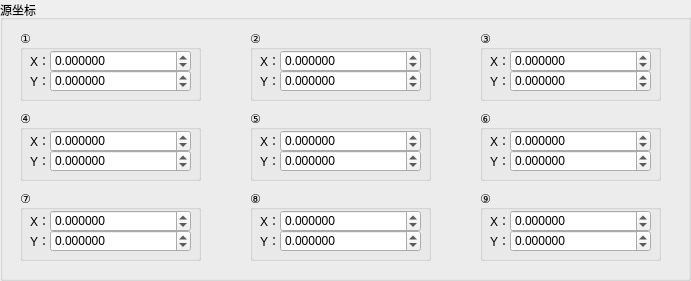
   <widget class="QGroupBox" name="groupBox">
    <property name="geometry">
     <rect>
      <x>20</x>
      <y>30</y>
      <width>691</width>
      <height>281</height>
     </rect>
    </property>
    <property name="title">
     <string>源坐标</string>
    </property>
    <widget class="QGroupBox" name="groupBox_2">
     <property name="geometry">
      <rect>
       <x>20</x>
       <y>30</y>
       <width>181</width>
       <height>71</height>
      </rect>
     </property>
     <property name="title">
      <string>①</string>
     </property>
     <widget class="QDoubleSpinBox" name="dSpinBox_src_1_y">
      <property name="geometry">
       <rect>
        <x>30</x>
        <y>40</y>
        <width>141</width>
        <height>22</height>
       </rect>
      </property>
      <property name="decimals">
       <number>6</number>
      </property>
      <property name="minimum">
       <double>-10000.000000000000000</double>
      </property>
      <property name="maximum">
       <double>10000.000000000000000</double>
      </property>
      <property name="singleStep">
       <double>0.000001000000000</double>
      </property>
     </widget>
     <widget class="QDoubleSpinBox" name="dSpinBox_src_1_x">
      <property name="geometry">
       <rect>
        <x>30</x>
        <y>20</y>
        <width>141</width>
        <height>22</height>
       </rect>
      </property>
      <property name="decimals">
       <number>6</number>
      </property>
      <property name="minimum">
       <double>-10000.000000000000000</double>
      </property>
      <property name="maximum">
       <double>10000.000000000000000</double>
      </property>
      <property name="singleStep">
       <double>0.000001000000000</double>
      </property>
     </widget>
     <widget class="QLabel" name="label">
      <property name="geometry">
       <rect>
        <x>10</x>
        <y>20</y>
        <width>21</width>
        <height>21</height>
       </rect>
      </property>
      <property name="text">
       <string>X：</string>
      </property>
     </widget>
     <widget class="QLabel" name="label_2">
      <property name="geometry">
       <rect>
        <x>10</x>
        <y>40</y>
        <width>21</width>
        <height>21</height>
       </rect>
      </property>
      <property name="text">
       <string>Y：</string>
      </property>
     </widget>
    </widget>
    <widget class="QGroupBox" name="groupBox_4">
     <property name="geometry">
      <rect>
       <x>480</x>
       <y>30</y>
       <width>181</width>
       <height>71</height>
      </rect>
     </property>
     <property name="title">
      <string>③</string>
     </property>
     <widget class="QDoubleSpinBox" name="dSpinBox_src_3_y">
      <property name="geometry">
       <rect>
        <x>30</x>
        <y>40</y>
        <width>141</width>
        <height>22</height>
       </rect>
      </property>
      <property name="decimals">
       <number>6</number>
      </property>
      <property name="minimum">
       <double>-10000.000000000000000</double>
      </property>
      <property name="maximum">
       <double>10000.000000000000000</double>
      </property>
      <property name="singleStep">
       <double>0.000001000000000</double>
      </property>
     </widget>
     <widget class="QDoubleSpinBox" name="dSpinBox_src_3_x">
      <property name="geometry">
       <rect>
        <x>30</x>
        <y>20</y>
        <width>141</width>
        <height>22</height>
       </rect>
      </property>
      <property name="decimals">
       <number>6</number>
      </property>
      <property name="minimum">
       <double>-10000.000000000000000</double>
      </property>
      <property name="maximum">
       <double>10000.000000000000000</double>
      </property>
      <property name="singleStep">
       <double>0.000001000000000</double>
      </property>
     </widget>
     <widget class="QLabel" name="label_5">
      <property name="geometry">
       <rect>
        <x>10</x>
        <y>20</y>
        <width>21</width>
        <height>21</height>
       </rect>
      </property>
      <property name="text">
       <string>X：</string>
      </property>
     </widget>
     <widget class="QLabel" name="label_6">
      <property name="geometry">
       <rect>
        <x>10</x>
        <y>40</y>
        <width>21</width>
        <height>21</height>
       </rect>
      </property>
      <property name="text">
       <string>Y：</string>
      </property>
     </widget>
    </widget>
    <widget class="QGroupBox" name="groupBox_3">
     <property name="geometry">
      <rect>
       <x>250</x>
       <y>30</y>
       <width>181</width>
       <height>71</height>
      </rect>
     </property>
     <property name="title">
      <string>②</string>
     </property>
     <widget class="QDoubleSpinBox" name="dSpinBox_src_2_y">
      <property name="geometry">
       <rect>
        <x>30</x>
        <y>40</y>
        <width>141</width>
        <height>22</height>
       </rect>
      </property>
      <property name="decimals">
       <number>6</number>
      </property>
      <property name="minimum">
       <double>-10000.000000000000000</double>
      </property>
      <property name="maximum">
       <double>10000.000000000000000</double>
      </property>
      <property name="singleStep">
       <double>0.000001000000000</double>
      </property>
     </widget>
     <widget class="QDoubleSpinBox" name="dSpinBox_src_2_x">
      <property name="geometry">
       <rect>
        <x>30</x>
        <y>20</y>
        <width>141</width>
        <height>22</height>
       </rect>
      </property>
      <property name="decimals">
       <number>6</number>
      </property>
      <property name="minimum">
       <double>-10000.000000000000000</double>
      </property>
      <property name="maximum">
       <double>10000.000000000000000</double>
      </property>
      <property name="singleStep">
       <double>0.000001000000000</double>
      </property>
     </widget>
     <widget class="QLabel" name="label_3">
      <property name="geometry">
       <rect>
        <x>10</x>
        <y>20</y>
        <width>21</width>
        <height>21</height>
       </rect>
      </property>
      <property name="text">
       <string>X：</string>
      </property>
     </widget>
     <widget class="QLabel" name="label_4">
      <property name="geometry">
       <rect>
        <x>10</x>
        <y>40</y>
        <width>21</width>
        <height>21</height>
       </rect>
      </property>
      <property name="text">
       <string>Y：</string>
      </property>
     </widget>
    </widget>
    <widget class="QGroupBox" name="groupBox_5">
     <property name="geometry">
      <rect>
       <x>480</x>
       <y>110</y>
       <width>181</width>
       <height>71</height>
      </rect>
     </property>
     <property name="title">
      <string>⑥</string>
     </property>
     <widget class="QDoubleSpinBox" name="dSpinBox_src_6_y">
      <property name="geometry">
       <rect>
        <x>30</x>
        <y>40</y>
        <width>141</width>
        <height>22</height>
       </rect>
      </property>
      <property name="decimals">
       <number>6</number>
      </property>
      <property name="minimum">
       <double>-10000.000000000000000</double>
      </property>
      <property name="maximum">
       <double>10000.000000000000000</double>
      </property>
      <property name="singleStep">
       <double>0.000001000000000</double>
      </property>
     </widget>
     <widget class="QDoubleSpinBox" name="dSpinBox_src_6_x">
      <property name="geometry">
       <rect>
        <x>30</x>
        <y>20</y>
        <width>141</width>
        <height>22</height>
       </rect>
      </property>
      <property name="decimals">
       <number>6</number>
      </property>
      <property name="minimum">
       <double>-10000.000000000000000</double>
      </property>
      <property name="maximum">
       <double>10000.000000000000000</double>
      </property>
      <property name="singleStep">
       <double>0.000001000000000</double>
      </property>
     </widget>
     <widget class="QLabel" name="label_7">
      <property name="geometry">
       <rect>
        <x>10</x>
        <y>20</y>
        <width>21</width>
        <height>21</height>
       </rect>
      </property>
      <property name="text">
       <string>X：</string>
      </property>
     </widget>
     <widget class="QLabel" name="label_8">
      <property name="geometry">
       <rect>
        <x>10</x>
        <y>40</y>
        <width>21</width>
        <height>21</height>
       </rect>
      </property>
      <property name="text">
       <string>Y：</string>
      </property>
     </widget>
    </widget>
    <widget class="QGroupBox" name="groupBox_6">
     <property name="geometry">
      <rect>
       <x>20</x>
       <y>110</y>
       <width>181</width>
       <height>71</height>
      </rect>
     </property>
     <property name="title">
      <string>④</string>
     </property>
     <widget class="QDoubleSpinBox" name="dSpinBox_src_4_y">
      <property name="geometry">
       <rect>
        <x>30</x>
        <y>40</y>
        <width>141</width>
        <height>22</height>
       </rect>
      </property>
      <property name="decimals">
       <number>6</number>
      </property>
      <property name="minimum">
       <double>-10000.000000000000000</double>
      </property>
      <property name="maximum">
       <double>10000.000000000000000</double>
      </property>
      <property name="singleStep">
       <double>0.000001000000000</double>
      </property>
     </widget>
     <widget class="QDoubleSpinBox" name="dSpinBox_src_4_x">
      <property name="geometry">
       <rect>
        <x>30</x>
        <y>20</y>
        <width>141</width>
        <height>22</height>
       </rect>
      </property>
      <property name="decimals">
       <number>6</number>
      </property>
      <property name="minimum">
       <double>-10000.000000000000000</double>
      </property>
      <property name="maximum">
       <double>10000.000000000000000</double>
      </property>
      <property name="singleStep">
       <double>0.000001000000000</double>
      </property>
     </widget>
     <widget class="QLabel" name="label_9">
      <property name="geometry">
       <rect>
        <x>10</x>
        <y>20</y>
        <width>21</width>
        <height>21</height>
       </rect>
      </property>
      <property name="text">
       <string>X：</string>
      </property>
     </widget>
     <widget class="QLabel" name="label_10">
      <property name="geometry">
       <rect>
        <x>10</x>
        <y>40</y>
        <width>21</width>
        <height>21</height>
       </rect>
      </property>
      <property name="text">
       <string>Y：</string>
      </property>
     </widget>
    </widget>
    <widget class="QGroupBox" name="groupBox_7">
     <property name="geometry">
      <rect>
       <x>250</x>
       <y>110</y>
       <width>181</width>
       <height>71</height>
      </rect>
     </property>
     <property name="title">
      <string>⑤</string>
     </property>
     <widget class="QDoubleSpinBox" name="dSpinBox_src_5_y">
      <property name="geometry">
       <rect>
        <x>30</x>
        <y>40</y>
        <width>141</width>
        <height>22</height>
       </rect>
      </property>
      <property name="decimals">
       <number>6</number>
      </property>
      <property name="minimum">
       <double>-10000.000000000000000</double>
      </property>
      <property name="maximum">
       <double>10000.000000000000000</double>
      </property>
      <property name="singleStep">
       <double>0.000001000000000</double>
      </property>
     </widget>
     <widget class="QDoubleSpinBox" name="dSpinBox_src_5_x">
      <property name="geometry">
       <rect>
        <x>30</x>
        <y>20</y>
        <width>141</width>
        <height>22</height>
       </rect>
      </property>
      <property name="decimals">
       <number>6</number>
      </property>
      <property name="minimum">
       <double>-10000.000000000000000</double>
      </property>
      <property name="maximum">
       <double>10000.000000000000000</double>
      </property>
      <property name="singleStep">
       <double>0.000001000000000</double>
      </property>
     </widget>
     <widget class="QLabel" name="label_11">
      <property name="geometry">
       <rect>
        <x>10</x>
        <y>20</y>
        <width>21</width>
        <height>21</height>
       </rect>
      </property>
      <property name="text">
       <string>X：</string>
      </property>
     </widget>
     <widget class="QLabel" name="label_12">
      <property name="geometry">
       <rect>
        <x>10</x>
        <y>40</y>
        <width>21</width>
        <height>21</height>
       </rect>
      </property>
      <property name="text">
       <string>Y：</string>
      </property>
     </widget>
    </widget>
    <widget class="QGroupBox" name="groupBox_8">
     <property name="geometry">
      <rect>
       <x>480</x>
       <y>190</y>
       <width>181</width>
       <height>71</height>
      </rect>
     </property>
     <property name="title">
      <string>⑨</string>
     </property>
     <widget class="QDoubleSpinBox" name="dSpinBox_src_9_y">
      <property name="geometry">
       <rect>
        <x>30</x>
        <y>40</y>
        <width>141</width>
        <height>22</height>
       </rect>
      </property>
      <property name="decimals">
       <number>6</number>
      </property>
      <property name="minimum">
       <double>-10000.000000000000000</double>
      </property>
      <property name="maximum">
       <double>10000.000000000000000</double>
      </property>
      <property name="singleStep">
       <double>0.000001000000000</double>
      </property>
     </widget>
     <widget class="QDoubleSpinBox" name="dSpinBox_src_9_x">
      <property name="geometry">
       <rect>
        <x>30</x>
        <y>20</y>
        <width>141</width>
        <height>22</height>
       </rect>
      </property>
      <property name="decimals">
       <number>6</number>
      </property>
      <property name="minimum">
       <double>-10000.000000000000000</double>
      </property>
      <property name="maximum">
       <double>10000.000000000000000</double>
      </property>
      <property name="singleStep">
       <double>0.000001000000000</double>
      </property>
     </widget>
     <widget class="QLabel" name="label_13">
      <property name="geometry">
       <rect>
        <x>10</x>
        <y>20</y>
        <width>21</width>
        <height>21</height>
       </rect>
      </property>
      <property name="text">
       <string>X：</string>
      </property>
     </widget>
     <widget class="QLabel" name="label_14">
      <property name="geometry">
       <rect>
        <x>10</x>
        <y>40</y>
        <width>21</width>
        <height>21</height>
       </rect>
      </property>
      <property name="text">
       <string>Y：</string>
      </property>
     </widget>
    </widget>
    <widget class="QGroupBox" name="groupBox_9">
     <property name="geometry">
      <rect>
       <x>250</x>
       <y>190</y>
       <width>181</width>
       <height>71</height>
      </rect>
     </property>
     <property name="title">
      <string>⑧</string>
     </property>
     <widget class="QDoubleSpinBox" name="dSpinBox_src_8_y">
      <property name="geometry">
       <rect>
        <x>30</x>
        <y>40</y>
        <width>141</width>
        <height>22</height>
       </rect>
      </property>
      <property name="decimals">
       <number>6</number>
      </property>
      <property name="minimum">
       <double>-10000.000000000000000</double>
      </property>
      <property name="maximum">
       <double>10000.000000000000000</double>
      </property>
      <property name="singleStep">
       <double>0.000001000000000</double>
      </property>
     </widget>
     <widget class="QDoubleSpinBox" name="dSpinBox_src_8_x">
      <property name="geometry">
       <rect>
        <x>30</x>
        <y>20</y>
        <width>141</width>
        <height>22</height>
       </rect>
      </property>
      <property name="decimals">
       <number>6</number>
      </property>
      <property name="minimum">
       <double>-10000.000000000000000</double>
      </property>
      <property name="maximum">
       <double>10000.000000000000000</double>
      </property>
      <property name="singleStep">
       <double>0.000001000000000</double>
      </property>
     </widget>
     <widget class="QLabel" name="label_15">
      <property name="geometry">
       <rect>
        <x>10</x>
        <y>20</y>
        <width>21</width>
        <height>21</height>
       </rect>
      </property>
      <property name="text">
       <string>X：</string>
      </property>
     </widget>
     <widget class="QLabel" name="label_16">
      <property name="geometry">
       <rect>
        <x>10</x>
        <y>40</y>
        <width>21</width>
        <height>21</height>
       </rect>
      </property>
      <property name="text">
       <string>Y：</string>
      </property>
     </widget>
    </widget>
    <widget class="QGroupBox" name="groupBox_10">
     <property name="geometry">
      <rect>
       <x>20</x>
       <y>190</y>
       <width>181</width>
       <height>71</height>
      </rect>
     </property>
     <property name="title">
      <string>⑦</string>
     </property>
     <widget class="QDoubleSpinBox" name="dSpinBox_src_7_y">
      <property name="geometry">
       <rect>
        <x>30</x>
        <y>40</y>
        <width>141</width>
        <height>22</height>
       </rect>
      </property>
      <property name="decimals">
       <number>6</number>
      </property>
      <property name="minimum">
       <double>-10000.000000000000000</double>
      </property>
      <property name="maximum">
       <double>10000.000000000000000</double>
      </property>
      <property name="singleStep">
       <double>0.000001000000000</double>
      </property>
     </widget>
     <widget class="QDoubleSpinBox" name="dSpinBox_src_7_x">
      <property name="geometry">
       <rect>
        <x>30</x>
        <y>20</y>
        <width>141</width>
        <height>22</height>
       </rect>
      </property>
      <property name="decimals">
       <number>6</number>
      </property>
      <property name="minimum">
       <double>-10000.000000000000000</double>
      </property>
      <property name="maximum">
       <double>10000.000000000000000</double>
      </property>
      <property name="singleStep">
       <double>0.000001000000000</double>
      </property>
     </widget>
     <widget class="QLabel" name="label_17">
      <property name="geometry">
       <rect>
        <x>10</x>
        <y>20</y>
        <width>21</width>
        <height>21</height>
       </rect>
      </property>
      <property name="text">
       <string>X：</string>
      </property>
     </widget>
     <widget class="QLabel" name="label_18">
      <property name="geometry">
       <rect>
        <x>10</x>
        <y>40</y>
        <width>21</width>
        <height>21</height>
       </rect>
      </property>
      <property name="text">
       <string>Y：</string>
      </property>
     </widget>
    </widget>
   </widget>
